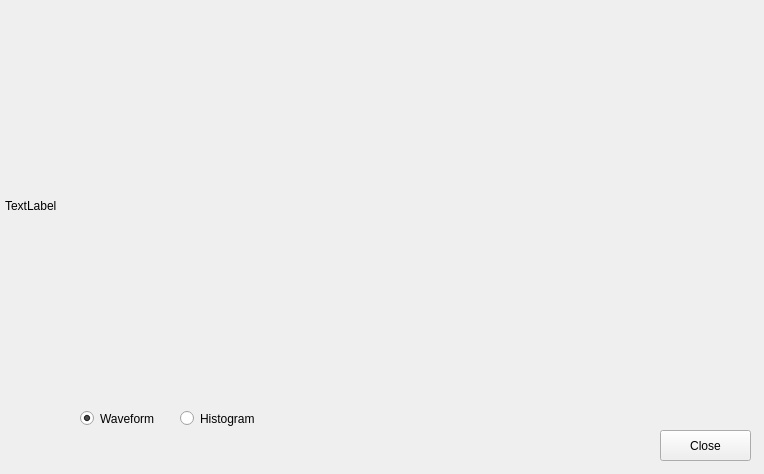
<?xml version="1.0" encoding="UTF-8"?>
<ui version="4.0">
 <class>WfmPreview</class>
 <widget class="QWidget" name="WfmPreview">
  <property name="geometry">
   <rect>
    <x>0</x>
    <y>0</y>
    <width>764</width>
    <height>474</height>
   </rect>
  </property>
  <property name="windowTitle">
   <string>Form</string>
  </property>
  <widget class="QPushButton" name="B_Close">
   <property name="geometry">
    <rect>
     <x>660</x>
     <y>430</y>
     <width>91</width>
     <height>31</height>
    </rect>
   </property>
   <property name="text">
    <string>Close</string>
   </property>
  </widget>
  <widget class="QLabel" name="L_Plot">
   <property name="geometry">
    <rect>
     <x>5</x>
     <y>5</y>
     <width>751</width>
     <height>401</height>
    </rect>
   </property>
   <property name="text">
    <string>TextLabel</string>
   </property>
  </widget>
  <widget class="QRadioButton" name="RB_wfm">
   <property name="geometry">
    <rect>
     <x>80</x>
     <y>410</y>
     <width>82</width>
     <height>17</height>
    </rect>
   </property>
   <property name="text">
    <string>Waveform</string>
   </property>
   <property name="checked">
    <bool>true</bool>
   </property>
  </widget>
  <widget class="QRadioButton" name="RB_hist">
   <property name="geometry">
    <rect>
     <x>180</x>
     <y>410</y>
     <width>82</width>
     <height>17</height>
    </rect>
   </property>
   <property name="text">
    <string>Histogram</string>
   </property>
  </widget>
 </widget>
 <resources/>
 <connections/>
</ui>
